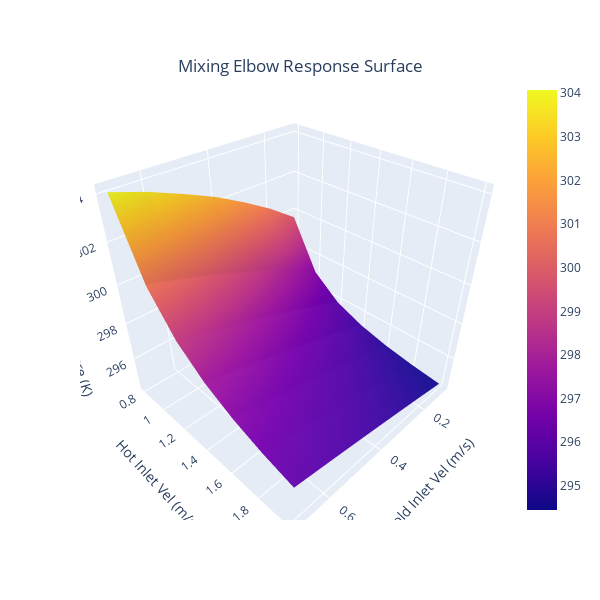

The notebook cell this image was saved under:
### Code cell
# Plot response surface


fig = go.Figure(data=[go.Surface(z=resArr, x=coldVelArr, y=hotVelArr)])

fig.update_layout(
    title={
        "text": "Mixing Elbow Response Surface",
        "y": 0.9,
        "x": 0.5,
        "xanchor": "center",
        "yanchor": "top",
    }
)

fig.update_layout(
    scene=dict(
        xaxis_title="Cold Inlet Vel (m/s)",
        yaxis_title="Hot Inlet Vel (m/s)",
        zaxis_title="Outlet Temperature (K)",
    ),
    width=600,
    height=600,
    margin=dict(l=80, r=80, b=80, t=80),
)
fig.show()

### Figure 1 — Plotly figure (JSON) as saved in the notebook; plotly's stock layout.template omitted (floating-point values rounded to 4 significant figures)
{"data": [{"type": "surface", "x": [0.1, 0.2, 0.3, 0.4, 0.5, 0.6, 0.7], "y": [0.8, 1.0, 1.2, 1.4, 1.6, 1.8, 2.0], "z": [[299.7, 300.7, 301.6, 302.3, 303.0, 303.6, 304.1], [297.1, 297.8, 298.5, 299.1, 299.7, 300.2, 300.7], [295.9, 296.5, 297.1, 297.6, 298.0, 298.5, 298.9], [295.3, 295.8, 296.2, 296.7, 297.1, 297.4, 297.8], [294.9, 295.3, 295.7, 296.1, 296.4, 296.7, 297.1], [294.6, 295.0, 295.3, 295.6, 295.9, 296.2, 296.5], [294.4, 294.7, 295.0, 295.3, 295.6, 295.8, 296.1]]}], "layout": {"height": 600, "margin": {"b": 80, "l": 80, "r": 80, "t": 80}, "scene": {"xaxis": {"title": {"text": "Cold Inlet Vel (m/s)"}}, "yaxis": {"title": {"text": "Hot Inlet Vel (m/s)"}}, "zaxis": {"title": {"text": "Outlet Temperature (K)"}}}, "title": {"text": "Mixing Elbow Response Surface", "x": 0.5, "xanchor": "center", "y": 0.9, "yanchor": "top"}, "width": 600}}
